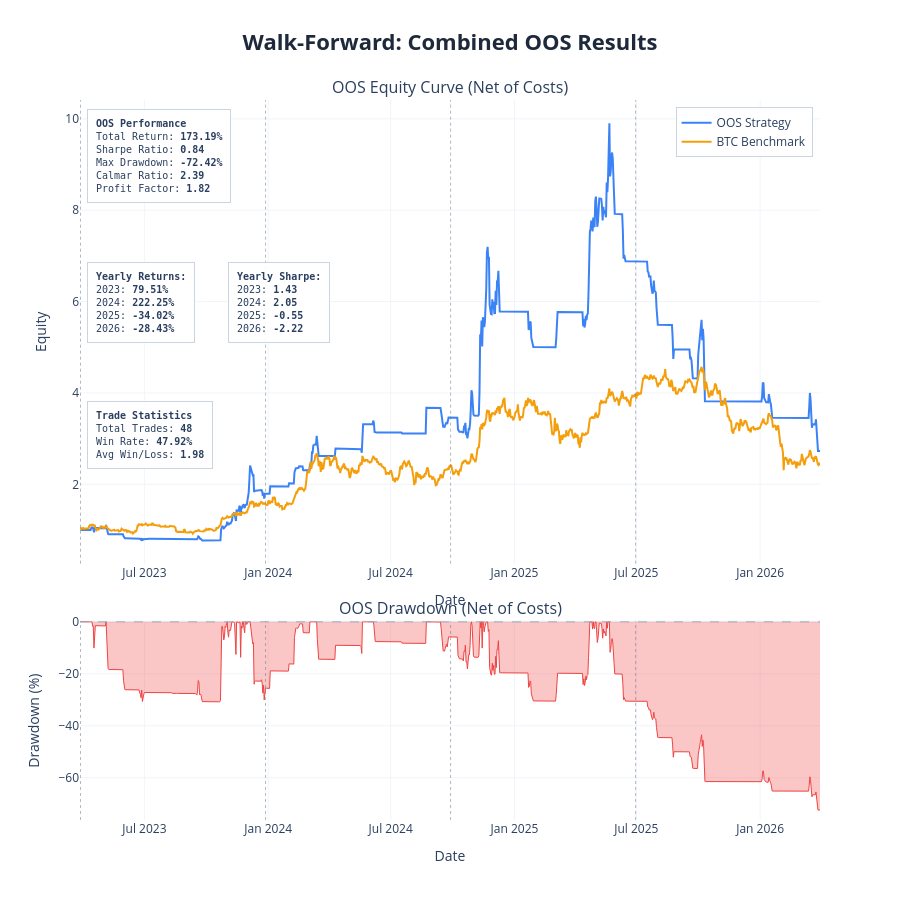

The cell this chart's notebook holds for it:
### Markdown cell above
---
## Results Charts and Cost Stress Test

| Parameter | Description | Default |
|---|---|---|
| `show_fold_perf` | IS vs OOS bars for return, Sharpe, drawdown per fold | `False` |
| `show_param_evol` | Parameter evolution across folds with ±1 std bands | `False` |
| `show_oos_equity` | Combined OOS equity curve + drawdown with fold boundaries | `True` |
| `show_trades` | Overlay entry/exit markers on OOS equity chart | `False` |
| `benchmark_data` | DataFrame with `Close` column for buy & hold comparison | `None` |
| `save_html_dir` | Directory path to save charts as HTML files, or `None` | `None` |

**Cost Stress Test:** re-run the combined OOS backtest at 1×, 1.5×, 2×, 3× the base cost. Fragile strategies collapse; robust ones degrade gradually.

### Code cell
plot_walk_forward_results(
    results          = results,
    param_defs       = PARAM_DEFS,
    fixed_params     = FIXED_PARAMS,
    benchmark_data   = df,
    show             = True,
    save_html_dir    = None,
    show_fold_perf   = False,   # IS vs OOS bars by fold
    show_param_evol  = False,   # parameter evolution across folds
    show_oos_equity  = True,   # combined OOS equity curve
    show_trades      = False,  # trade markers on OOS equity chart
)

# ── transaction cost stress test ──────────────────────────────────────────

if results['oos_combined_df'] is not None:
    cost_df = cost_stress_test(
        oos_combined_df  = results['oos_combined_df'],
        cost_multipliers = (1.0, 1.5, 2.0, 3.0),
        base_cost        = COST,
    )
else:
    print('No combined OOS dataframe — skip cost stress test')

### Figure 1 — Plotly figure (JSON) as saved in the notebook; plotly's stock layout.template omitted (floating-point values rounded to 4 significant figures; data arrays with more than 128 entries replaced by an {"elided": "..."} marker saying what was removed)
{"data": [{"hovertemplate": "<b>OOS Strategy</b><br>Date: %{x}<br>Equity: %{y:.4f}<extra></extra>", "line": {"color": "#3b82f6", "width": 2}, "mode": "lines", "name": "OOS Strategy", "type": "scatter", "x": {"elided": "1100 str values"}, "xaxis": "x", "y": {"elided": "1100 float values"}, "yaxis": "y"}, {"hovertemplate": "<b>BTC Benchmark</b><br>Date: %{x}<br>Equity: %{y:.4f}<extra></extra>", "line": {"color": "#f59e0b", "width": 2}, "mode": "lines", "name": "BTC Benchmark", "type": "scatter", "x": {"elided": "1100 str values"}, "xaxis": "x", "y": {"elided": "1100 float values"}, "yaxis": "y"}, {"fill": "tozeroy", "fillcolor": "rgba(239, 68, 68, 0.3)", "hovertemplate": "<b>Drawdown</b><br>Date: %{x}<br>%{y:.2f}%<extra></extra>", "line": {"color": "#ef4444", "width": 1}, "mode": "lines", "name": "Drawdown", "showlegend": false, "type": "scatter", "x": {"elided": "1100 str values"}, "xaxis": "x2", "y": {"elided": "1100 float values"}, "yaxis": "y2"}], "layout": {"annotations": [{"font": {"size": 16}, "showarrow": false, "text": "OOS Equity Curve (Net of Costs)", "x": 0.5, "xanchor": "center", "xref": "paper", "y": 1, "yanchor": "bottom", "yref": "paper"}, {"font": {"size": 16}, "showarrow": false, "text": "OOS Drawdown (Net of Costs)", "x": 0.5, "xanchor": "center", "xref": "paper", "y": 0.276, "yanchor": "bottom", "yref": "paper"}, {"align": "left", "bgcolor": "rgba(255, 255, 255, 0.9)", "bordercolor": "#cbd5e1", "borderpad": 8, "borderwidth": 1, "font": {"family": "monospace", "size": 10}, "showarrow": false, "text": "<b>OOS Performance</b><br>Total Return: <b>173.19%</b><br>Sharpe Ratio: <b>0.84</b><br>Max Drawdown: <b>-72.42%</b><br>Calmar Ratio: <b>2.39</b><br>Profit Factor: <b>1.82</b>", "x": 0.01, "xanchor": "left", "xref": "x domain", "y": 0.98, "yanchor": "top", "yref": "y domain"}, {"align": "left", "bgcolor": "rgba(255, 255, 255, 0.9)", "bordercolor": "#cbd5e1", "borderpad": 8, "borderwidth": 1, "font": {"family": "monospace", "size": 10}, "showarrow": false, "text": "<b>Yearly Returns:</b><br>2023: <b>79.51%</b><br>2024: <b>222.25%</b><br>2025: <b>-34.02%</b><br>2026: <b>-28.43%</b><br>", "x": 0.01, "xanchor": "left", "xref": "x domain", "y": 0.65, "yanchor": "top", "yref": "y domain"}, {"align": "left", "bgcolor": "rgba(255, 255, 255, 0.9)", "bordercolor": "#cbd5e1", "borderpad": 8, "borderwidth": 1, "font": {"family": "monospace", "size": 10}, "showarrow": false, "text": "<b>Yearly Sharpe:</b><br>2023: <b>1.43</b><br>2024: <b>2.05</b><br>2025: <b>-0.55</b><br>2026: <b>-2.22</b><br>", "x": 0.2, "xanchor": "left", "xref": "x domain", "y": 0.65, "yanchor": "top", "yref": "y domain"}, {"align": "left", "bgcolor": "rgba(255, 255, 255, 0.9)", "bordercolor": "#cbd5e1", "borderpad": 8, "borderwidth": 1, "font": {"family": "monospace", "size": 10}, "showarrow": false, "text": "<b>Trade Statistics</b><br>Total Trades: <b>48</b><br>Win Rate: <b>47.92%</b><br>Avg Win/Loss: <b>1.98</b>", "x": 0.01, "xanchor": "left", "xref": "x domain", "y": 0.35, "yanchor": "top", "yref": "y domain"}], "height": 900, "hovermode": "x unified", "legend": {"bgcolor": "rgba(255, 255, 255, 0.9)", "bordercolor": "#cbd5e1", "borderwidth": 1, "x": 0.99, "xanchor": "right", "y": 0.99, "yanchor": "top"}, "shapes": [{"line": {"color": "#94a3b8", "dash": "dash", "width": 1}, "type": "line", "x0": 0, "x1": 1, "xref": "x2 domain", "y0": 0, "y1": 0, "yref": "y2"}, {"line": {"color": "rgba(100,116,139,0.5)", "dash": "dot", "width": 1}, "type": "line", "x0": "2023-03-28 00:00:00", "x1": "2023-03-28 00:00:00", "xref": "x", "y0": 0, "y1": 1, "yref": "y domain"}, {"line": {"color": "rgba(100,116,139,0.5)", "dash": "dot", "width": 1}, "type": "line", "x0": "2023-03-28 00:00:00", "x1": "2023-03-28 00:00:00", "xref": "x2", "y0": 0, "y1": 1, "yref": "y2 domain"}, {"line": {"color": "rgba(100,116,139,0.5)", "dash": "dot", "width": 1}, "type": "line", "x0": "2023-12-28 00:00:00", "x1": "2023-12-28 00:00:00", "xref": "x", "y0": 0, "y1": 1, "yref": "y domain"}, {"line": {"color": "rgba(100,116,139,0.5)", "dash": "dot", "width": 1}, "type": "line", "x0": "2023-12-28 00:00:00", "x1": "2023-12-28 00:00:00", "xref": "x2", "y0": 0, "y1": 1, "yref": "y2 domain"}, {"line": {"color": "rgba(100,116,139,0.5)", "dash": "dot", "width": 1}, "type": "line", "x0": "2024-09-28 00:00:00", "x1": "2024-09-28 00:00:00", "xref": "x", "y0": 0, "y1": 1, "yref": "y domain"}, {"line": {"color": "rgba(100,116,139,0.5)", "dash": "dot", "width": 1}, "type": "line", "x0": "2024-09-28 00:00:00", "x1": "2024-09-28 00:00:00", "xref": "x2", "y0": 0, "y1": 1, "yref": "y2 domain"}, {"line": {"color": "rgba(100,116,139,0.5)", "dash": "dot", "width": 1}, "type": "line", "x0": "2025-06-30 00:00:00", "x1": "2025-06-30 00:00:00", "xref": "x", "y0": 0, "y1": 1, "yref": "y domain"}, {"line": {"color": "rgba(100,116,139,0.5)", "dash": "dot", "width": 1}, "type": "line", "x0": "2025-06-30 00:00:00", "x1": "2025-06-30 00:00:00", "xref": "x2", "y0": 0, "y1": 1, "yref": "y2 domain"}], "showlegend": true, "title": {"font": {"color": "#1E293B", "size": 22}, "text": "<b>Walk-Forward: Combined OOS Results</b>", "x": 0.5, "xanchor": "center"}, "xaxis": {"anchor": "y", "domain": [0, 1], "gridcolor": "#f1f5f9", "gridwidth": 1, "showgrid": true, "title": {"text": "Date"}}, "xaxis2": {"anchor": "y2", "domain": [0, 1], "gridcolor": "#f1f5f9", "gridwidth": 1, "showgrid": true, "title": {"text": "Date"}}, "yaxis": {"anchor": "x", "domain": [0.356, 1], "gridcolor": "#f1f5f9", "gridwidth": 1, "showgrid": true, "title": {"text": "Equity"}}, "yaxis2": {"anchor": "x2", "domain": [0, 0.276], "gridcolor": "#f1f5f9", "gridwidth": 1, "showgrid": true, "title": {"text": "Drawdown (%)"}}}}
